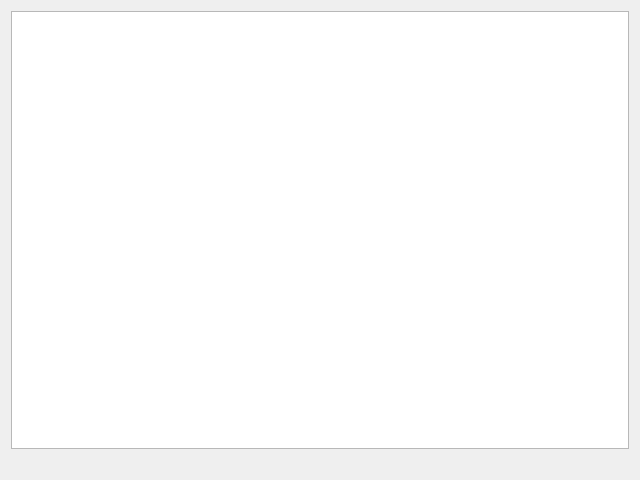
<?xml version="1.0" encoding="UTF-8"?>
<ui version="4.0">
 <class>user_info</class>
 <widget class="QWidget" name="user_info">
  <property name="geometry">
   <rect>
    <x>0</x>
    <y>0</y>
    <width>640</width>
    <height>480</height>
   </rect>
  </property>
  <property name="minimumSize">
   <size>
    <width>640</width>
    <height>480</height>
   </size>
  </property>
  <property name="windowTitle">
   <string>Информация о пользователе</string>
  </property>
  <property name="windowIcon">
   <iconset>
    <normaloff>icon.png</normaloff>icon.png</iconset>
  </property>
  <property name="styleSheet">
   <string notr="true">font: 8pt &quot;Consolas&quot;;</string>
  </property>
  <layout class="QVBoxLayout" name="verticalLayout">
   <item>
    <widget class="QTextEdit" name="textEdit">
     <property name="readOnly">
      <bool>true</bool>
     </property>
    </widget>
   </item>
   <item>
    <widget class="QLabel" name="error">
     <property name="text">
      <string/>
     </property>
    </widget>
   </item>
  </layout>
 </widget>
 <resources/>
 <connections/>
</ui>
